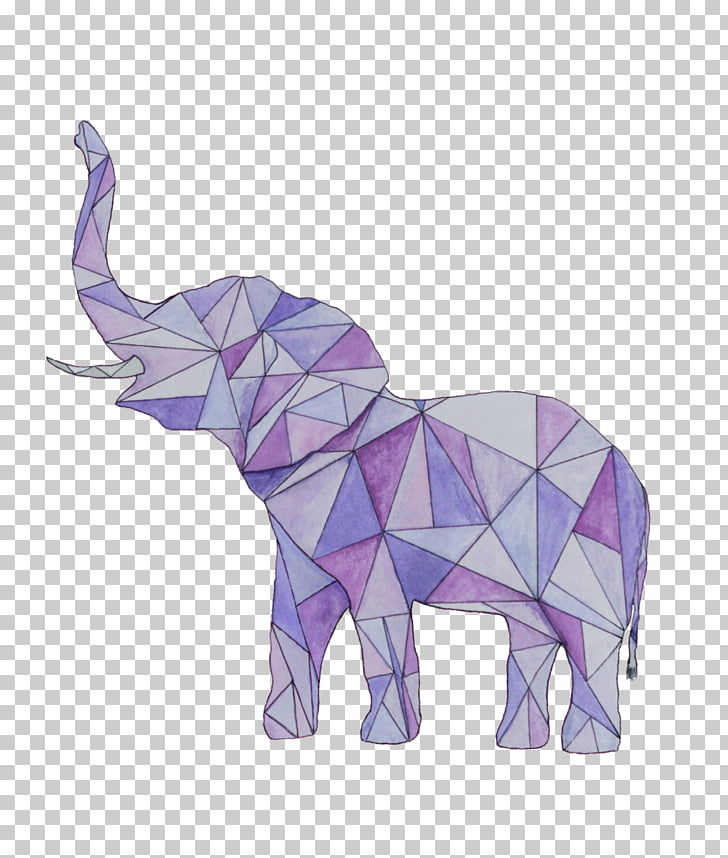
#> input picture img_test/5.jpg, 728 x 858 px
$ python test_shape.py
#> lines starting #> are read from the running program, lines starting #| are printed output that depends on the picture; after the words box and inside, x2 and y2 are one past the last pixel; in counts of white or black regions, pixels touching at a corner belong together
import cv2
import numpy as np
from matplotlib import pyplot as plt


def process(img):
    work_img = img.copy()

    # _, threshold = cv2.threshold(work_img, 137, 255, 0)
    _, threshold = cv2.threshold(work_img, 30, 200, cv2.THRESH_BINARY_INV + cv2.THRESH_OTSU)
    contours, hierarchy = cv2.findContours(threshold, cv2.RETR_TREE, cv2.CHAIN_APPROX_SIMPLE)
    max_area = 0
    max_contour = []
    for cnt in contours:
        approx = cv2.approxPolyDP(cnt, 0.1 * cv2.arcLength(cnt, True), True)

        cnt_area = cv2.contourArea(cnt)
        if len(approx) > 3 and cnt_area > max_area:
            max_area = cnt_area
            max_contour = approx

    work_img = cv2.cvtColor(work_img, cv2.COLOR_GRAY2RGB)
    cv2.drawContours(work_img, [max_contour], 0, (255, 0, 0), 4)

    return work_img, threshold


img = cv2.imread("img_test/5.jpg", 0)
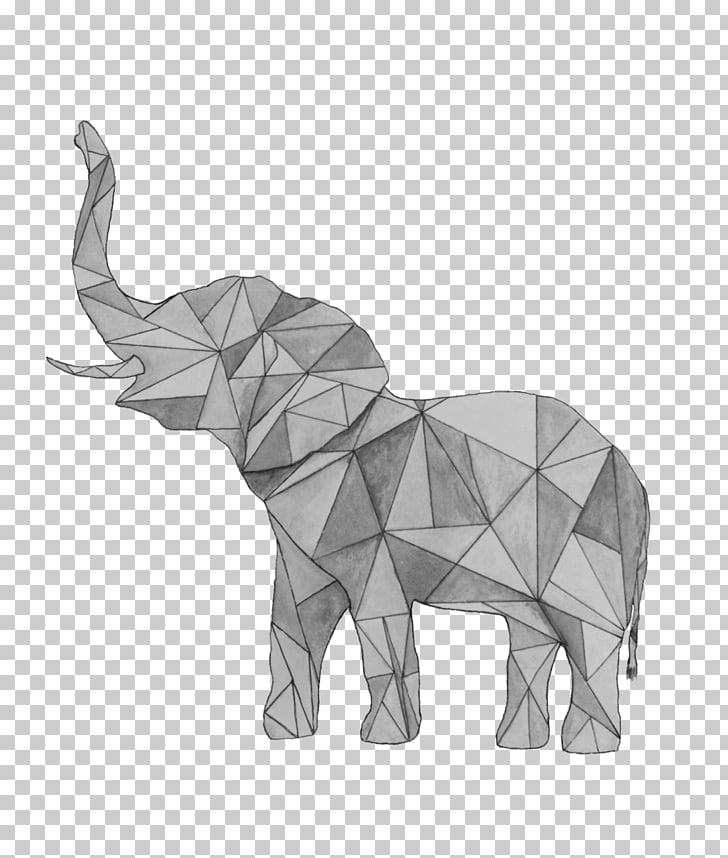
#> img: shape (858, 728); min 0, max 255, mean 212.1
img_blur = cv2.blur(img, (20, 20))
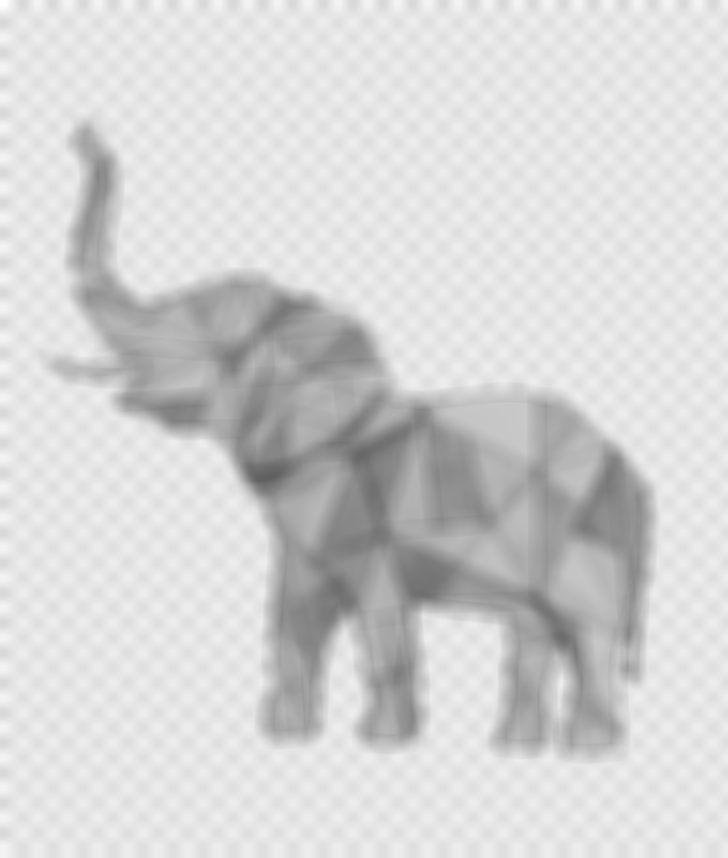
#> img_blur: shape (858, 728); min 95, max 255, mean 212.1

res_img, threshold = process(img)
#> in process, `_, threshold = cv2.threshold(work_img, 30, 200, cv2.THRESH_BINARY_INV ..`:
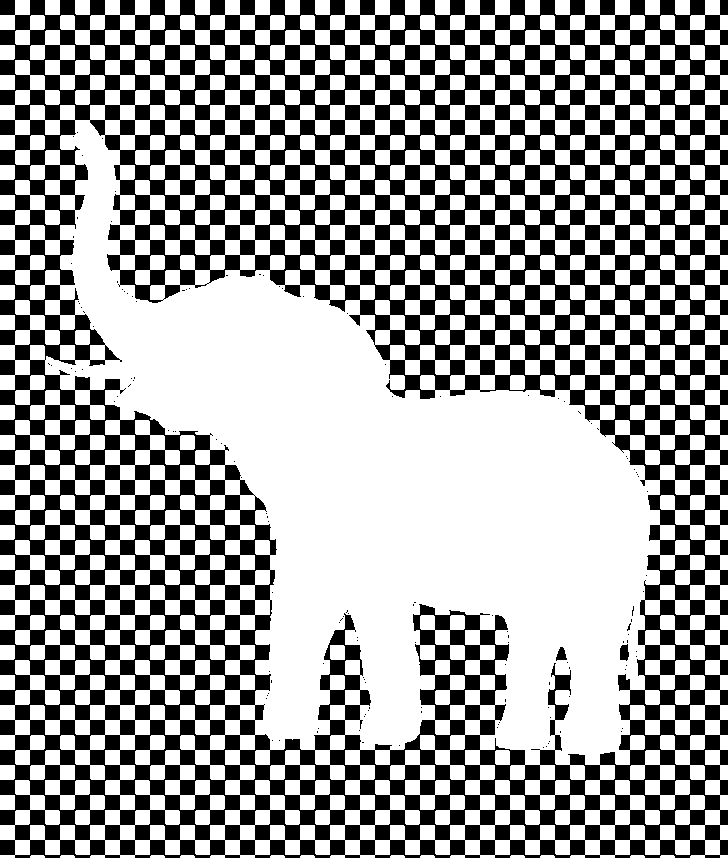
#> threshold: shape (858, 728); values 0 (black) and 200 (white), 61.6% white; 137 black regions (134 under 20 px)
#> in process, `contours, hierarchy = cv2.findContours(threshold, cv2.RETR_TREE, cv2.C..`: contours = 411 contours, 164 with area under 20; largest, box (x1, y1, x2, y2) and area: (0, 0, 728, 858) 498942, (119, 719, 241, 841) 9590, (119, 599, 241, 721) 9590, (119, 479, 241, 601) 9590, (599, 239, 721, 361) 9590
#> the loop in process, `for cnt in contours:` made 411 passes
#> (cnt_area, max_area, max_contour) on passes 14, 71: (196, 196, [[0, 795], [0, 809], [14, 809], [14, 795]]), (254, 254, [[599, 840], [614, 839], [615, 854], [600, 855]])
#> (approx, cnt_area) on passes 1 to 6: ([[660, 856], [674, 857]], 27), ([[630, 856], [644, 857]], 27), ([[540, 856], [554, 857]], 27), ([[510, 856], [524, 857]], 27), ([[420, 856], [434, 857]], 27), ([[390, 856], [404, 857]], 27)
#> after the loop in process, `for cnt in contours:`: max_area = 254
#> in process, `cv2.drawContours(work_img, [max_contour], 0, (255, 0, 0), 4)`:
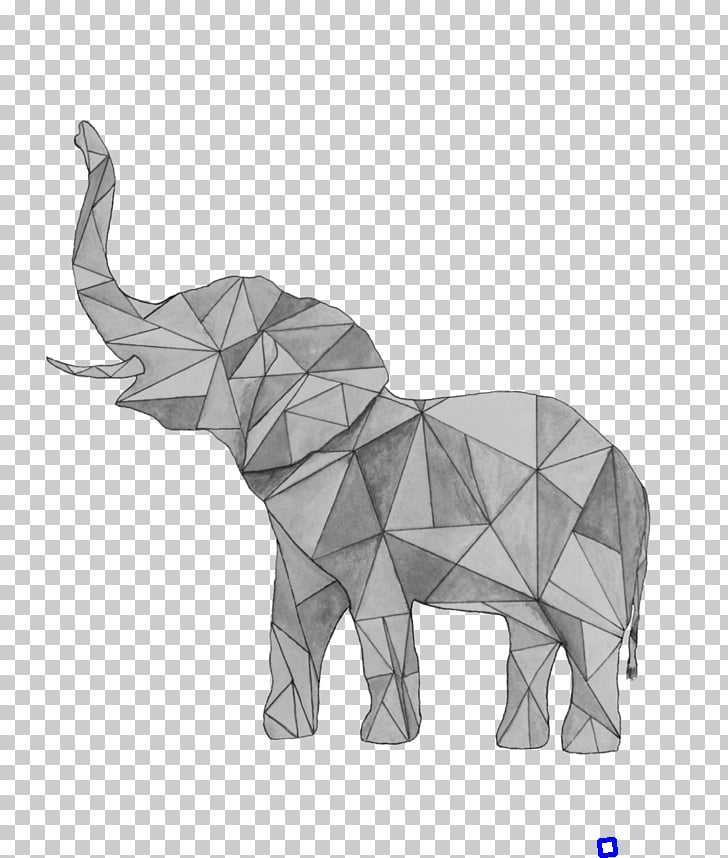
#> work_img: shape (858, 728, 3); mean B, G, R 212.1, 212, 212

plt.subplot(231), plt.imshow(cv2.cvtColor(img, cv2.COLOR_GRAY2RGB)), plt.title('Image')
plt.subplot(232), plt.imshow(threshold), plt.title('Threshold')
plt.subplot(233), plt.imshow(res_img), plt.title('Largest shape')

res_img, threshold = process(img_blur)
#> in process (call 2), `_, threshold = cv2.threshold(work_img, 30, 200, cv2.THRESH_BINARY_INV ..`:
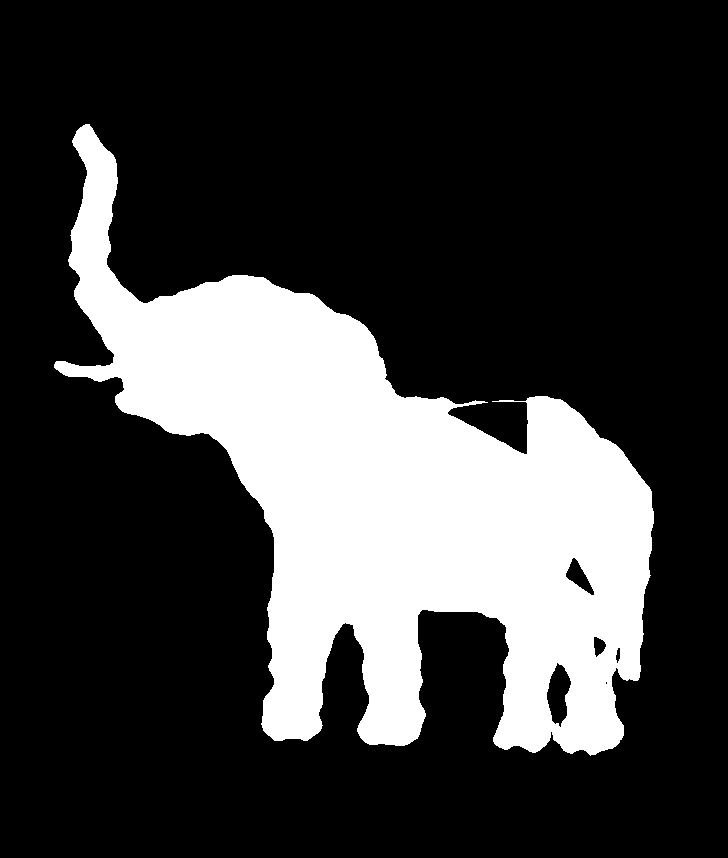
#> threshold: shape (858, 728); values 0 (black) and 200 (white), 23.8% white; 1 white region
#> in process (call 2), `contours, hierarchy = cv2.findContours(threshold, cv2.RETR_TREE, cv2.C..`: contours = 6 contours, 1 with area under 20; largest, box (x1, y1, x2, y2) and area: (54, 124, 654, 756) 149096, (546, 662, 572, 728) 1027, (565, 557, 595, 596) 483, (593, 636, 607, 658) 182, (615, 647, 621, 664) 58
#> the loop in process (call 2), `for cnt in contours:` made 6 passes
#> (approx, cnt_area) on passes 1, 3, 4, 5, 6: ([[80, 127], [615, 746]], 149096.5), ([[557, 662], [560, 727]], 1027), ([[619, 647], [617, 663]], 57.5), ([[594, 636], [606, 644], [596, 657]], 182), ([[573, 557], [593, 595], [565, 576]], 483)
#> after the loop in process (call 2), `for cnt in contours:`: max_area = 4
#> in process (call 2), `cv2.drawContours(work_img, [max_contour], 0, (255, 0, 0), 4)`: work_img: shape (858, 728, 3); mean B, G, R 212.1, 212.1, 212.1
plt.subplot(234), plt.imshow(cv2.cvtColor(img_blur, cv2.COLOR_BGR2RGB)), plt.title('Image blurred')
plt.subplot(235), plt.imshow(threshold), plt.title('Threshold from blurred')
plt.subplot(236), plt.imshow(res_img), plt.title('Largest shape')

plt.show()
#> figure, not shown here; B, G, R data is drawn as R, G, B

$ run again, with img_test/10.jpg copied over img_test/5.jpg
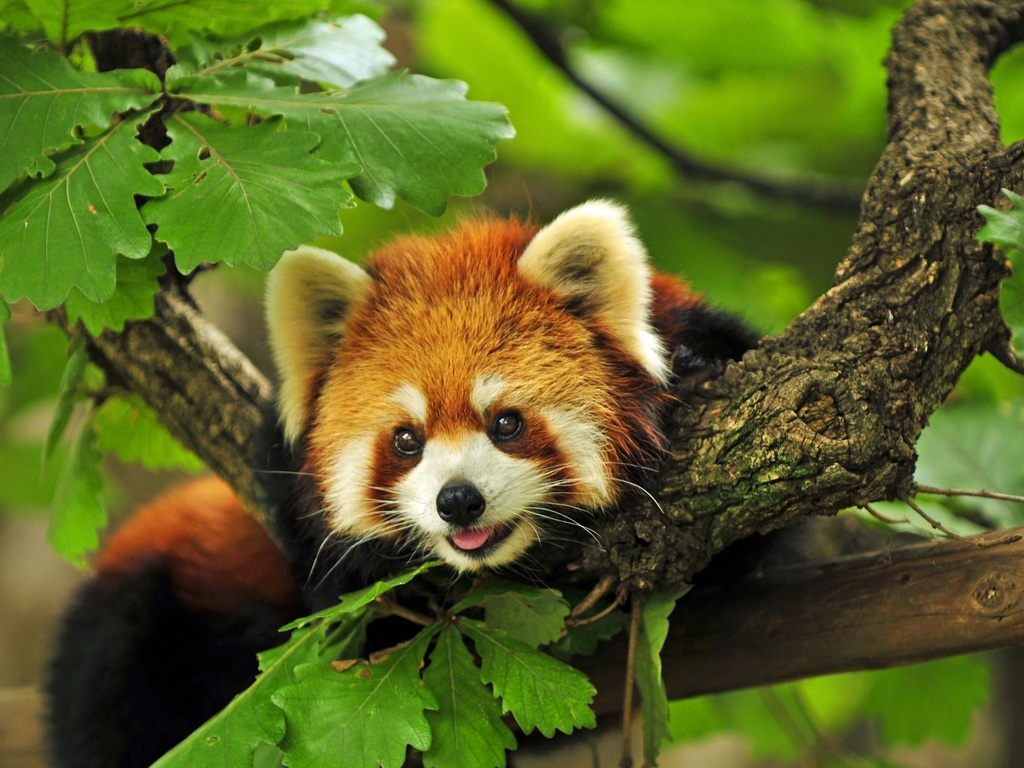
#> input picture img_test/10.jpg, 1024 x 768 px
#> in process, `_, threshold = cv2.threshold(work_img, 30, 200, cv2.THRESH_BINARY_INV ..`:
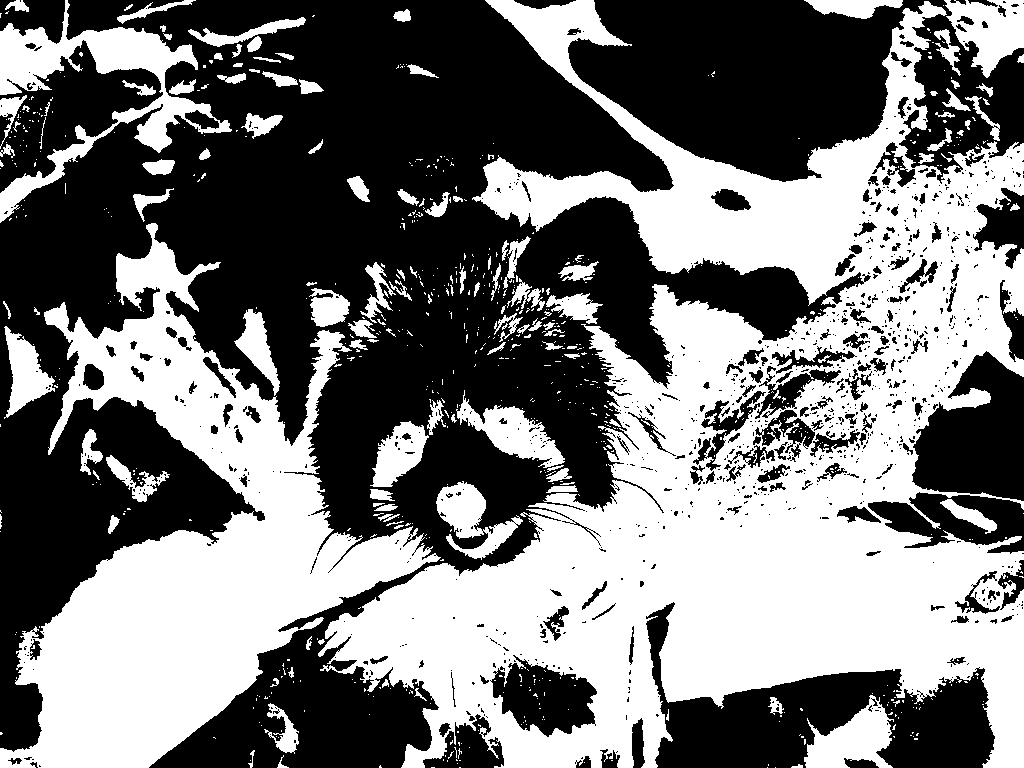
#> threshold: shape (768, 1024); values 0 (black) and 200 (white), 46.5% white; 771 white regions (641 under 20 px)
#> contours = 2070 contours, 1751 with area under 20; largest, box (x1, y1, x2, y2) and area: (318, 0, 1024, 768) 246371, (0, 223, 441, 768) 85682, (0, 0, 232, 223) 11607, (490, 654, 598, 738) 5460, (944, 0, 1024, 78) 3706
#> the loop in process, `for cnt in contours:` made 2070 passes
#> (cnt_area, max_area, max_contour) on passes 17, 104, 279, 687, 702: (23, 23, [[283, 755], [277, 767], [288, 767], [280, 763]]), (29, 29, [[871, 699], [874, 698], [878, 705], [873, 706]]), (52, 52, [[401, 436], [407, 432], [411, 438], [405, 440]]), (64.5, 64.5, [[213, 424], [218, 427], [216, 434], [210, 432]]), (451.5, 451.5, [[87, 363], [103, 372], [97, 390], [82, 384]])
#> after the loop in process, `for cnt in contours:`: max_area = 451.5
#> threshold: shape (768, 1024); values 0 (black) and 200 (white), 46.1% white; 39 white regions (5 under 20 px)
#> contours = 54 contours, 9 with area under 20; largest, box (x1, y1, x2, y2) and area: (0, 0, 1024, 768) 327689, (0, 23, 191, 118) 8062, (699, 353, 852, 465) 5976, (495, 662, 591, 729) 4648, (490, 0, 612, 85) 4604
#> the loop in process (call 2), `for cnt in contours:` made 54 passes
#> (cnt_area, max_area, max_contour) on passes 1, 6, 35, 38: (439.5, 439.5, [[285, 726], [276, 741], [289, 753], [297, 737]]), (1603.5, 1603.5, [[460, 485], [443, 511], [470, 535], [485, 505]]), (4321, 4321, [[946, 0], [949, 60], [1023, 54], [1023, 0]]), (4648.5, 4648.5, [[500, 673], [581, 681], [588, 719], [524, 722]])
#> after the loop in process (call 2), `for cnt in contours:`: max_area = 4648.5
#> in process (call 2), `cv2.drawContours(work_img, [max_contour], 0, (255, 0, 0), 4)`:
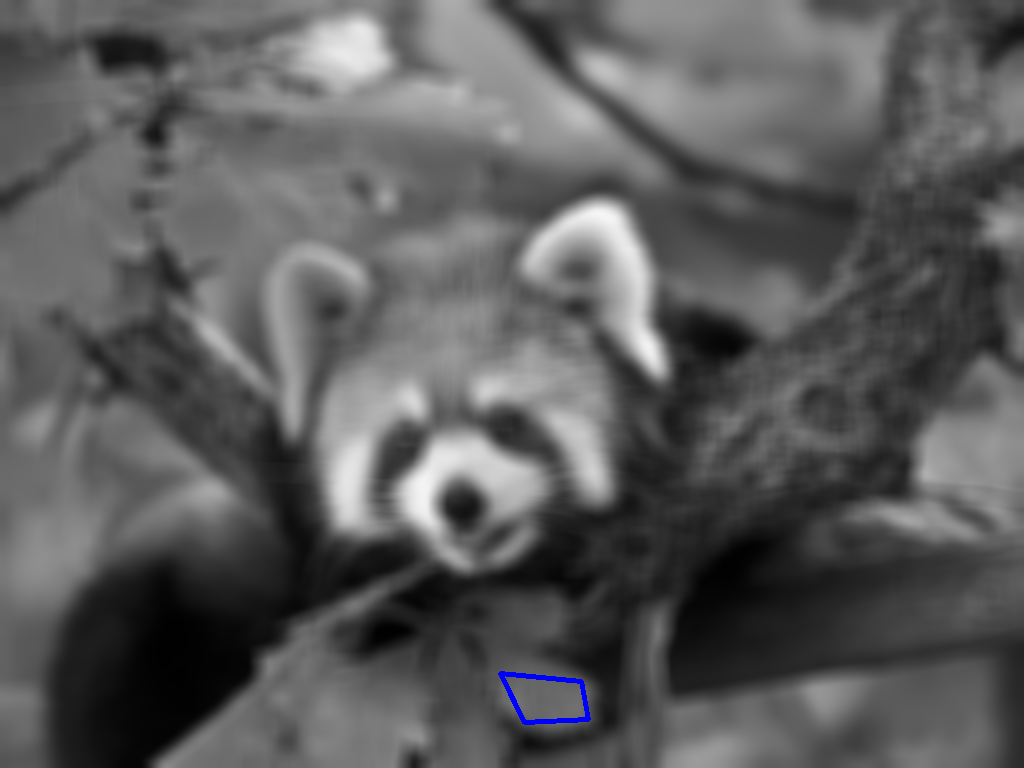
#> work_img: shape (768, 1024, 3); mean B, G, R 91.5, 91.1, 91.1
